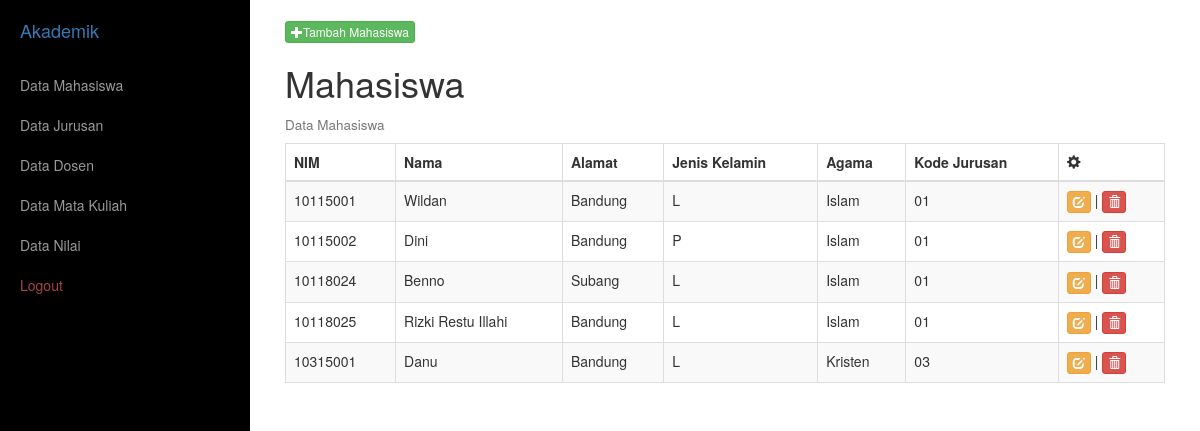
The app's page /mahasiswa/mahasiswa.php with its own data.
### tables this page shows
CREATE TABLE `mahasiswa` (
  `NIM` varchar(8) NOT NULL,
  `NamaMhs` varchar(25) NOT NULL,
  `alamat` varchar(40) DEFAULT NULL,
  `JenisKelamin` enum('L','P') NOT NULL,
  `agama` varchar(10) NOT NULL,
  `KodeJurusan` varchar(2) NOT NULL,
  PRIMARY KEY (`NIM`),
  KEY `KodeJurusan` (`KodeJurusan`),
  CONSTRAINT `mahasiswa_ibfk_1` FOREIGN KEY (`KodeJurusan`) REFERENCES `jurusan` (`KodeJurusan`)
);

### koneksi.php (called while the page is built, shortened)
<?php
function base_url($url = null){
    $base_url = "http://localhost/uas";
    if ($url != null) {
        return $base_url."/".$url;
    }else{
        return $base_url;
    }
}
?>

### mahasiswa/mahasiswa.php (the view, shortened to what this page needs)
<?php include_once('../_header.php'); ?>
<?php
include_once("../koneksi.php");
$result = mysqli_query($mysqli, "SELECT * FROM mahasiswa");
?>
<html>
<head>
</head>
<body>
<a href="add.php" class="btn btn-success btn-xs"><i class="glyphicon glyphicon-plus"></i>Tambah Mahasiswa</a>
<div class="box">
    <h1>Mahasiswa</h1>
    <h4>
        <small>Data Mahasiswa</small>
    </h4>
        <div class="table-responsive">
            <table class="table table-striped table-bordered table-hover">
                <thead>
                    <tr>
                        <th>NIM</th>
                        <th>Nama</th>
                        <th>Alamat</th>
                        <th>Jenis Kelamin</th>
                        <th>Agama</th>
                        <th>Kode Jurusan</th>
                        <th><i class="glyphicon glyphicon-cog"></i></th>
                    </tr>
                </thead>
                <?php
                 while($user_data = mysqli_fetch_array($result)) {
                    echo "<tr>";
                    echo "<td>".$user_data['NIM']."</td>";
                    echo "<td>".$user_data['NamaMhs']."</td>";
                    echo "<td>".$user_data['alamat']."</td>";
                    echo "<td>".$user_data['JenisKelamin']."</td>";
                    echo "<td>".$user_data['agama']."</td>";
                    echo "<td>".$user_data['KodeJurusan']."</td>";
                    echo "<td><a href='edit.php?NIM=$user_data[NIM]' class ='btn btn-warning btn-xs'><i class='glyphicon glyphicon-edit'></i></a> |
                    <a href='delete.php?NIM=$user_data[NIM]' class ='btn btn-danger btn-xs'><i class='glyphicon glyphicon-trash'></i></a></td></tr>";
                }
                ?>
            </table>
        </div>
</div>
</body>
</html>

### _header.php (shortened to what this page needs)
<?php
require_once "koneksi.php";
?>
<!DOCTYPE html>
<html lang="en">
<head>
    <link href="<?=base_url('_assets/css/bootstrap.min.css');?>" rel="stylesheet">
    <link href="<?=base_url('_assets/css/simple-sidebar.css');?>" rel="stylesheet">
</head>
<body>
    <div id="wrapper">
        <div id="sidebar-wrapper">
            <ul class="sidebar-nav">
                <li class="sidebar-brand">
                    <a href="<?=base_url('dashboard')?>"><span class="text-primary">Akademik</span></a>
                </li>
                <li>
                    <a href="<?=base_url('mahasiswa/mahasiswa.php')?>">Data Mahasiswa</a>
                </li>
                <li>
                    <a href="<?=base_url('jurusan/jurusan.php')?>">Data Jurusan</a>
                </li>
                <li>
                    <a href="<?=base_url('dosen/dosen.php')?>">Data Dosen</a>
                </li>
                <li>
                    <a href="<?=base_url('matkul/matkul.php')?>">Data Mata Kuliah</a>
                </li>
                <li>
                    <a href="<?=base_url('nilai/nilai.php')?>">Data Nilai</a>
                </li>
                <li>
                    <a href="<?=base_url('auth/logout.php')?>"><span class="text-danger">Logout</span></a>
                </li>
            </ul>
        </div>
        <div id="page-content-wrapper">
            <div class="container-fluid">

### _assets/css/simple-sidebar.css (style rules this page uses)
#wrapper { padding-left: 0; -webkit-transition: all 0.5s ease; -moz-transition: all 0.5s ease; -o-transition: all 0.5s ease; transition: all 0.5s ease; }
#sidebar-wrapper { z-index: 1000; position: fixed; left: 250px; width: 0; height: 100%; margin-left: -250px; overflow-y: auto; background: #000; -webkit-transition: all 0.5s ease; -moz-transition: all 0.5s ease; -o-transition: all 0.5s ease; transition: all 0.5s ease; }
#page-content-wrapper { width: 100%; padding: 15px; }
.sidebar-nav { position: absolute; top: 0; width: 250px; margin: 0; padding: 0; list-style: none; }
.sidebar-nav li { text-indent: 20px; line-height: 40px; }
.sidebar-nav li a { display: block; text-decoration: none; color: #999999; }
.sidebar-nav > .sidebar-brand { height: 65px; font-size: 18px; line-height: 60px; }
.sidebar-nav > .sidebar-brand a { color: #999999; }
@media (min-width:768px) { #wrapper { padding-left: 250px; } }
@media (min-width:768px) { #sidebar-wrapper { width: 250px; } }
@media (min-width:768px) { #page-content-wrapper { padding: 20px; } }

### records on screen
mahasiswa: NIM "10115001", NamaMhs "Wildan", alamat "Bandung", JenisKelamin "L", agama "Islam", KodeJurusan "01"
mahasiswa: NIM "10115002", NamaMhs "Dini", alamat "Bandung", JenisKelamin "P", agama "Islam", KodeJurusan "01"
mahasiswa: NIM "10118024", NamaMhs "Benno", alamat "Subang", JenisKelamin "L", agama "Islam", KodeJurusan "01"
mahasiswa: NIM "10118025", NamaMhs "Rizki Restu Illahi", alamat "Bandung", JenisKelamin "L", agama "Islam", KodeJurusan "01"
mahasiswa: NIM "10315001", NamaMhs "Danu", alamat "Bandung", JenisKelamin "L", agama "Kristen", KodeJurusan "03"
